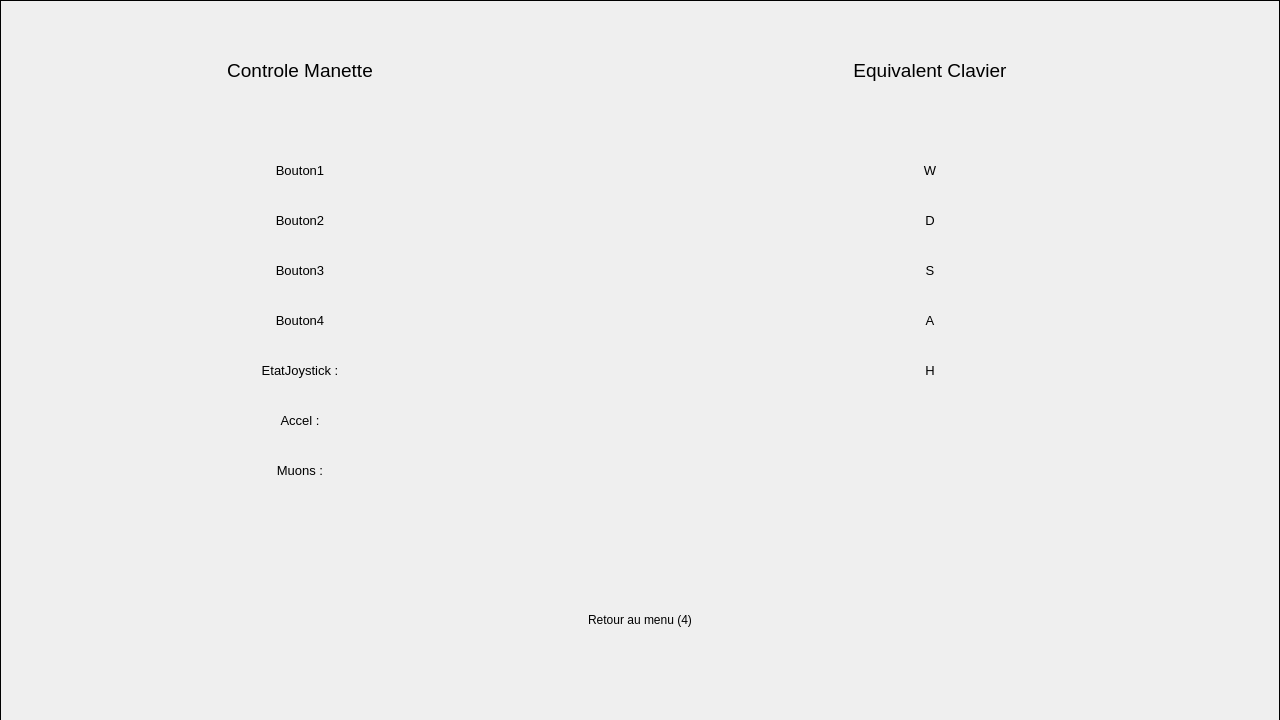
<?xml version="1.0" encoding="UTF-8"?>
<ui version="4.0">
 <class>Commande</class>
 <widget class="QWidget" name="Commande">
  <property name="geometry">
   <rect>
    <x>0</x>
    <y>0</y>
    <width>1280</width>
    <height>720</height>
   </rect>
  </property>
  <property name="windowTitle">
   <string>Form</string>
  </property>
  <widget class="QLabel" name="ClavierW">
   <property name="enabled">
    <bool>true</bool>
   </property>
   <property name="geometry">
    <rect>
     <x>830</x>
     <y>150</y>
     <width>200</width>
     <height>40</height>
    </rect>
   </property>
   <property name="font">
    <font>
     <pointsize>10</pointsize>
    </font>
   </property>
   <property name="autoFillBackground">
    <bool>true</bool>
   </property>
   <property name="text">
    <string>W</string>
   </property>
   <property name="scaledContents">
    <bool>false</bool>
   </property>
   <property name="alignment">
    <set>Qt::AlignmentFlag::AlignCenter</set>
   </property>
   <property name="wordWrap">
    <bool>false</bool>
   </property>
  </widget>
  <widget class="QLabel" name="ClavierH">
   <property name="enabled">
    <bool>true</bool>
   </property>
   <property name="geometry">
    <rect>
     <x>830</x>
     <y>350</y>
     <width>200</width>
     <height>40</height>
    </rect>
   </property>
   <property name="font">
    <font>
     <pointsize>10</pointsize>
    </font>
   </property>
   <property name="autoFillBackground">
    <bool>true</bool>
   </property>
   <property name="text">
    <string>H</string>
   </property>
   <property name="scaledContents">
    <bool>false</bool>
   </property>
   <property name="alignment">
    <set>Qt::AlignmentFlag::AlignCenter</set>
   </property>
   <property name="wordWrap">
    <bool>false</bool>
   </property>
  </widget>
  <widget class="QLabel" name="Accel">
   <property name="geometry">
    <rect>
     <x>200</x>
     <y>400</y>
     <width>200</width>
     <height>40</height>
    </rect>
   </property>
   <property name="font">
    <font>
     <pointsize>10</pointsize>
    </font>
   </property>
   <property name="autoFillBackground">
    <bool>true</bool>
   </property>
   <property name="text">
    <string>Accel :</string>
   </property>
   <property name="scaledContents">
    <bool>false</bool>
   </property>
   <property name="alignment">
    <set>Qt::AlignmentFlag::AlignCenter</set>
   </property>
   <property name="wordWrap">
    <bool>false</bool>
   </property>
  </widget>
  <widget class="QLabel" name="ManetteB3">
   <property name="geometry">
    <rect>
     <x>200</x>
     <y>250</y>
     <width>200</width>
     <height>40</height>
    </rect>
   </property>
   <property name="font">
    <font>
     <pointsize>10</pointsize>
    </font>
   </property>
   <property name="autoFillBackground">
    <bool>true</bool>
   </property>
   <property name="text">
    <string>Bouton3</string>
   </property>
   <property name="scaledContents">
    <bool>false</bool>
   </property>
   <property name="alignment">
    <set>Qt::AlignmentFlag::AlignCenter</set>
   </property>
   <property name="wordWrap">
    <bool>false</bool>
   </property>
  </widget>
  <widget class="QLabel" name="ManetteB1">
   <property name="enabled">
    <bool>true</bool>
   </property>
   <property name="geometry">
    <rect>
     <x>200</x>
     <y>150</y>
     <width>200</width>
     <height>40</height>
    </rect>
   </property>
   <property name="font">
    <font>
     <pointsize>10</pointsize>
    </font>
   </property>
   <property name="autoFillBackground">
    <bool>true</bool>
   </property>
   <property name="text">
    <string>Bouton1</string>
   </property>
   <property name="scaledContents">
    <bool>false</bool>
   </property>
   <property name="alignment">
    <set>Qt::AlignmentFlag::AlignCenter</set>
   </property>
   <property name="wordWrap">
    <bool>false</bool>
   </property>
  </widget>
  <widget class="QLabel" name="TitreManette">
   <property name="geometry">
    <rect>
     <x>200</x>
     <y>50</y>
     <width>200</width>
     <height>40</height>
    </rect>
   </property>
   <property name="font">
    <font>
     <pointsize>14</pointsize>
    </font>
   </property>
   <property name="text">
    <string>Controle Manette</string>
   </property>
   <property name="alignment">
    <set>Qt::AlignmentFlag::AlignCenter</set>
   </property>
  </widget>
  <widget class="QLabel" name="BackGround">
   <property name="geometry">
    <rect>
     <x>0</x>
     <y>0</y>
     <width>1280</width>
     <height>721</height>
    </rect>
   </property>
   <property name="baseSize">
    <size>
     <width>100</width>
     <height>100</height>
    </size>
   </property>
   <property name="autoFillBackground">
    <bool>true</bool>
   </property>
   <property name="frameShape">
    <enum>QFrame::Shape::Box</enum>
   </property>
   <property name="text">
    <string/>
   </property>
   <property name="textFormat">
    <enum>Qt::TextFormat::PlainText</enum>
   </property>
   <property name="pixmap">
    <pixmap resource="Image.qrc">:/Decor/Image_Qt/Decor/Ciel_menu.jpg</pixmap>
   </property>
   <property name="scaledContents">
    <bool>true</bool>
   </property>
  </widget>
  <widget class="QLabel" name="ClavierS">
   <property name="enabled">
    <bool>true</bool>
   </property>
   <property name="geometry">
    <rect>
     <x>830</x>
     <y>250</y>
     <width>200</width>
     <height>40</height>
    </rect>
   </property>
   <property name="font">
    <font>
     <pointsize>10</pointsize>
    </font>
   </property>
   <property name="autoFillBackground">
    <bool>true</bool>
   </property>
   <property name="text">
    <string>S</string>
   </property>
   <property name="scaledContents">
    <bool>false</bool>
   </property>
   <property name="alignment">
    <set>Qt::AlignmentFlag::AlignCenter</set>
   </property>
   <property name="wordWrap">
    <bool>false</bool>
   </property>
  </widget>
  <widget class="QLabel" name="ManetteJoy">
   <property name="geometry">
    <rect>
     <x>200</x>
     <y>350</y>
     <width>200</width>
     <height>40</height>
    </rect>
   </property>
   <property name="font">
    <font>
     <pointsize>10</pointsize>
    </font>
   </property>
   <property name="autoFillBackground">
    <bool>true</bool>
   </property>
   <property name="text">
    <string>EtatJoystick :</string>
   </property>
   <property name="scaledContents">
    <bool>false</bool>
   </property>
   <property name="alignment">
    <set>Qt::AlignmentFlag::AlignCenter</set>
   </property>
   <property name="wordWrap">
    <bool>false</bool>
   </property>
  </widget>
  <widget class="QLabel" name="ClavierA">
   <property name="enabled">
    <bool>true</bool>
   </property>
   <property name="geometry">
    <rect>
     <x>830</x>
     <y>300</y>
     <width>200</width>
     <height>40</height>
    </rect>
   </property>
   <property name="font">
    <font>
     <pointsize>10</pointsize>
    </font>
   </property>
   <property name="autoFillBackground">
    <bool>true</bool>
   </property>
   <property name="text">
    <string>A</string>
   </property>
   <property name="scaledContents">
    <bool>false</bool>
   </property>
   <property name="alignment">
    <set>Qt::AlignmentFlag::AlignCenter</set>
   </property>
   <property name="wordWrap">
    <bool>false</bool>
   </property>
  </widget>
  <widget class="QLabel" name="ManetteB2">
   <property name="geometry">
    <rect>
     <x>200</x>
     <y>200</y>
     <width>200</width>
     <height>40</height>
    </rect>
   </property>
   <property name="font">
    <font>
     <pointsize>10</pointsize>
    </font>
   </property>
   <property name="autoFillBackground">
    <bool>true</bool>
   </property>
   <property name="text">
    <string>Bouton2</string>
   </property>
   <property name="scaledContents">
    <bool>false</bool>
   </property>
   <property name="alignment">
    <set>Qt::AlignmentFlag::AlignCenter</set>
   </property>
   <property name="wordWrap">
    <bool>false</bool>
   </property>
  </widget>
  <widget class="QLabel" name="ManetteB4">
   <property name="geometry">
    <rect>
     <x>200</x>
     <y>300</y>
     <width>200</width>
     <height>40</height>
    </rect>
   </property>
   <property name="font">
    <font>
     <pointsize>10</pointsize>
    </font>
   </property>
   <property name="autoFillBackground">
    <bool>true</bool>
   </property>
   <property name="text">
    <string>Bouton4</string>
   </property>
   <property name="scaledContents">
    <bool>false</bool>
   </property>
   <property name="alignment">
    <set>Qt::AlignmentFlag::AlignCenter</set>
   </property>
   <property name="wordWrap">
    <bool>false</bool>
   </property>
  </widget>
  <widget class="QLabel" name="TitreClavier">
   <property name="geometry">
    <rect>
     <x>830</x>
     <y>50</y>
     <width>200</width>
     <height>40</height>
    </rect>
   </property>
   <property name="font">
    <font>
     <pointsize>14</pointsize>
    </font>
   </property>
   <property name="text">
    <string>Equivalent Clavier</string>
   </property>
   <property name="alignment">
    <set>Qt::AlignmentFlag::AlignCenter</set>
   </property>
  </widget>
  <widget class="QLabel" name="ClavierD">
   <property name="enabled">
    <bool>true</bool>
   </property>
   <property name="geometry">
    <rect>
     <x>830</x>
     <y>200</y>
     <width>200</width>
     <height>40</height>
    </rect>
   </property>
   <property name="font">
    <font>
     <pointsize>10</pointsize>
    </font>
   </property>
   <property name="autoFillBackground">
    <bool>true</bool>
   </property>
   <property name="text">
    <string>D</string>
   </property>
   <property name="scaledContents">
    <bool>false</bool>
   </property>
   <property name="alignment">
    <set>Qt::AlignmentFlag::AlignCenter</set>
   </property>
   <property name="wordWrap">
    <bool>false</bool>
   </property>
  </widget>
  <widget class="QLabel" name="Retour1">
   <property name="geometry">
    <rect>
     <x>565</x>
     <y>600</y>
     <width>150</width>
     <height>40</height>
    </rect>
   </property>
   <property name="palette">
    <palette>
     <active>
      <colorrole role="Button">
       <brush brushstyle="SolidPattern">
        <color alpha="255">
         <red>135</red>
         <green>135</green>
         <blue>135</blue>
        </color>
       </brush>
      </colorrole>
     </active>
     <inactive>
      <colorrole role="Button">
       <brush brushstyle="SolidPattern">
        <color alpha="255">
         <red>135</red>
         <green>135</green>
         <blue>135</blue>
        </color>
       </brush>
      </colorrole>
     </inactive>
     <disabled>
      <colorrole role="Button">
       <brush brushstyle="SolidPattern">
        <color alpha="255">
         <red>135</red>
         <green>135</green>
         <blue>135</blue>
        </color>
       </brush>
      </colorrole>
     </disabled>
    </palette>
   </property>
   <property name="autoFillBackground">
    <bool>true</bool>
   </property>
   <property name="text">
    <string>Retour au menu (4)</string>
   </property>
   <property name="alignment">
    <set>Qt::AlignmentFlag::AlignCenter</set>
   </property>
  </widget>
  <widget class="QLabel" name="Muon">
   <property name="geometry">
    <rect>
     <x>200</x>
     <y>450</y>
     <width>200</width>
     <height>40</height>
    </rect>
   </property>
   <property name="font">
    <font>
     <pointsize>10</pointsize>
    </font>
   </property>
   <property name="autoFillBackground">
    <bool>true</bool>
   </property>
   <property name="text">
    <string>Muons :</string>
   </property>
   <property name="scaledContents">
    <bool>false</bool>
   </property>
   <property name="alignment">
    <set>Qt::AlignmentFlag::AlignCenter</set>
   </property>
   <property name="wordWrap">
    <bool>false</bool>
   </property>
  </widget>
  <zorder>BackGround</zorder>
  <zorder>ClavierW</zorder>
  <zorder>ClavierH</zorder>
  <zorder>Accel</zorder>
  <zorder>ManetteB3</zorder>
  <zorder>ManetteB1</zorder>
  <zorder>TitreManette</zorder>
  <zorder>ClavierS</zorder>
  <zorder>ManetteJoy</zorder>
  <zorder>ClavierA</zorder>
  <zorder>ManetteB2</zorder>
  <zorder>ManetteB4</zorder>
  <zorder>TitreClavier</zorder>
  <zorder>ClavierD</zorder>
  <zorder>Retour1</zorder>
  <zorder>Muon</zorder>
 </widget>
 <resources>
  <include location="Image.qrc"/>
 </resources>
 <connections/>
</ui>
